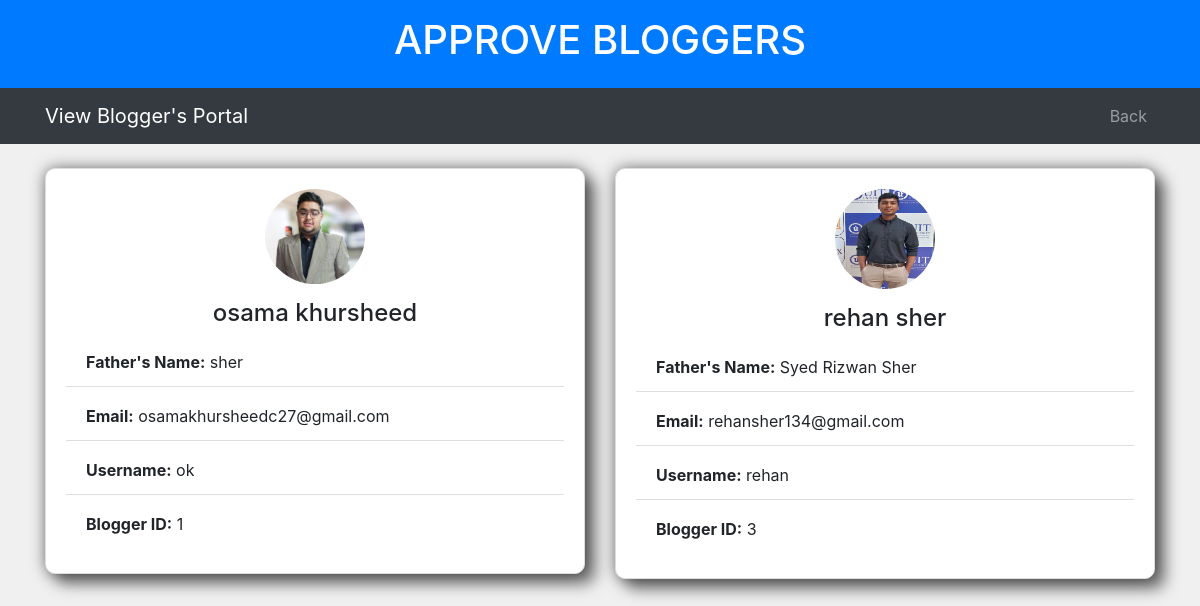
The page /view_blogger/ on the database its author committed.
### blogger/models.py (models this page shows)
class blog_maker(models.Model):
    first_name = models.CharField(max_length=255)
    last_name = models.CharField(max_length=255)
    profile_image = models.ImageField(upload_to='user_profiles/', null=True, blank=True)
    father_name = models.CharField(max_length=255)
    email = models.EmailField()
    username = models.CharField(max_length=100, unique=True)
    password = models.CharField(max_length=100)
    status= models.BooleanField(default=False)

### owner/views.py (the view)
# urls.py: path('view_blogger/', owner.view_blogger, name='view_blogger'),
def view_blogger(request):
    blogger = blog_maker.objects.all()
    return render(request, 'view_bloggers.html', {'bloggers': blogger})

### templates/view_bloggers.html (shortened to what this page needs)
<!DOCTYPE html>
<html>
<head>
    <link rel="stylesheet" href="https://maxcdn.bootstrapcdn.com/bootstrap/4.5.2/css/bootstrap.min.css">
    <link rel="stylesheet" href="https://cdnjs.cloudflare.com/ajax/libs/font-awesome/5.15.3/css/all.min.css">
</head>
<body>
    <header class="bg-primary text-white py-3">
        <div class="container text-center">
                <h1>APPROVE BLOGGERS</h1>
        </div>
    </header>
    <nav class="navbar navbar-expand-lg navbar-dark bg-dark">
        <div class="container">
            <a class="navbar-brand" href="#">
                    View Blogger's Portal
            </a>
            <div class="collapse navbar-collapse" id="navbarNav">
                <ul class="navbar-nav ml-auto">
                    <li class="nav-item">
                        <a class="nav-link" href="{% url 'owner_portal' %}">Back</a>
                    </li>
                </ul>
            </div>
        </div>
    </nav>
<div class="container mt-4">
    <div class="row">
        {% for blogger in bloggers %}
            <div class="col-md-6">
                <div class="card mb-4 student-card">
                    <img src="{{ blogger.profile_image.url }}" class="card-img-top" alt="{{ blogger.first_name }}'s Profile">
                    <div class="card-body">
                        <h5 class="card-title text-center">{{ blogger.first_name }} {{ blogger.last_name }}</h5>
                        <ul class="list-group list-group-flush">
                            <li class="list-group-item"><strong>Father's Name:</strong> {{ blogger.father_name }}</li>
                            <li class="list-group-item"><strong>Email:</strong> {{ blogger.email }}</li>
                            <li class="list-group-item"><strong>Username:</strong> {{ blogger.username }}</li>
                            <li class="list-group-item"><strong>Blogger ID:</strong> {{ blogger.id }}</li>
                        </ul>
                    </div>
                </div>
            </div>
        {% endfor %}
        </div>
    </div>
</body>
</html>

### templates/view_bloggers.html (style rules this page uses)
body { background-color: #f0f0f0; }
.student-card { border: 1px solid #ddd; border-radius: 10px; padding: 20px; margin-bottom: 20px; background-color: #fff; box-shadow: 0 0 15px rgba(0, 0, 0, 0.5), 10px 10px 15px rgba(0, 0, 0, 0.5); }
.student-card img { max-width: 100px; max-height: 100px; border-radius: 50%; display: block; margin: 0 auto 15px; }
.student-card h5 { font-size: 24px; margin-bottom: 10px; }
.student-card .list-group-item { font-size: 16px; margin-bottom: 5px; }
.student-card .card-body { padding: 0; }

### rows shown on the page
blog_maker: profile_image (picture), first_name "osama", last_name "khursheed", father_name "sher", email "osamakhursheedc27@gmail.com", username "ok", id "1"
blog_maker: profile_image (picture), first_name "rehan", last_name "sher", father_name "Syed Rizwan Sher", email "rehansher134@gmail.com", username "rehan", id "3"
